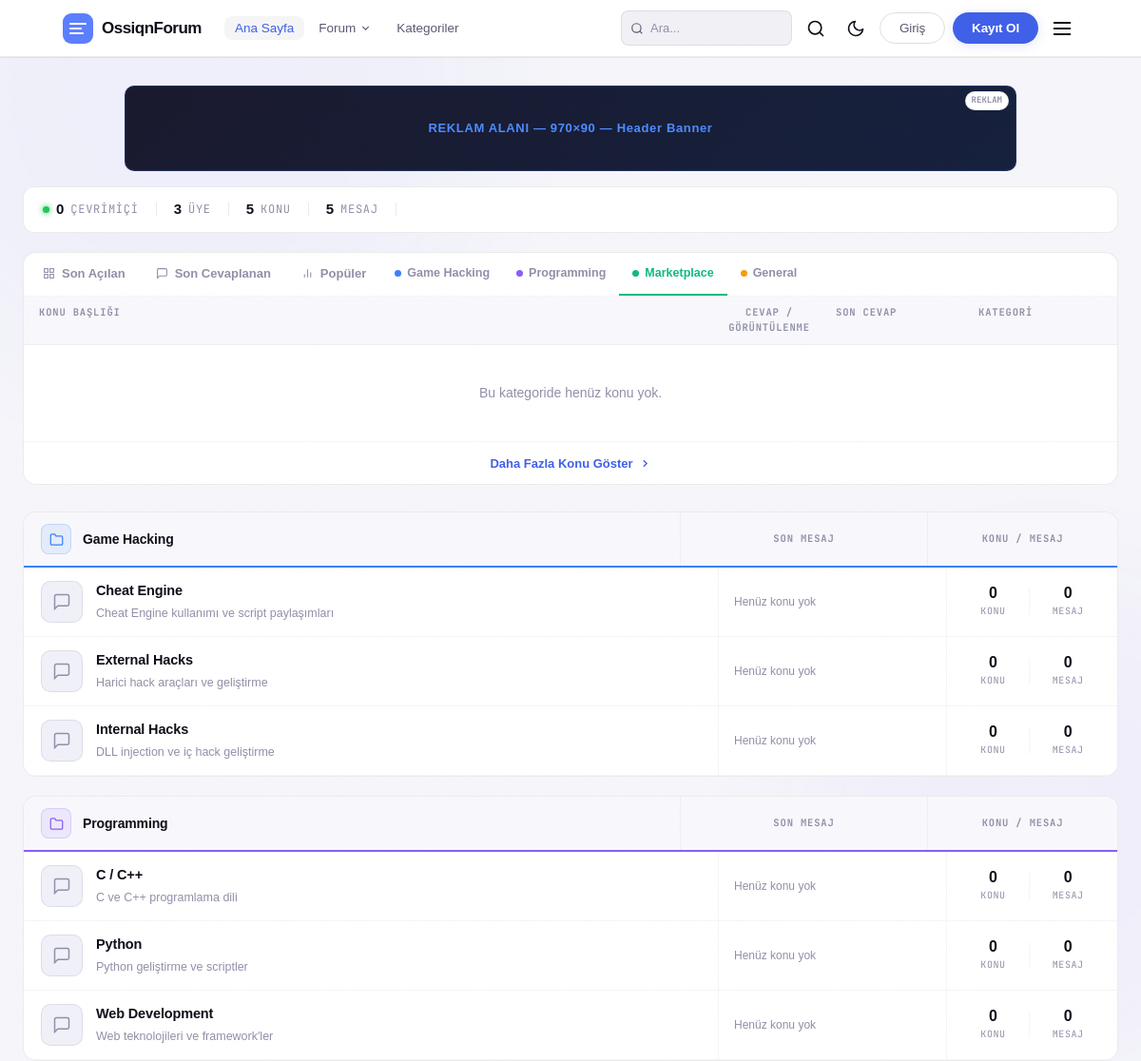
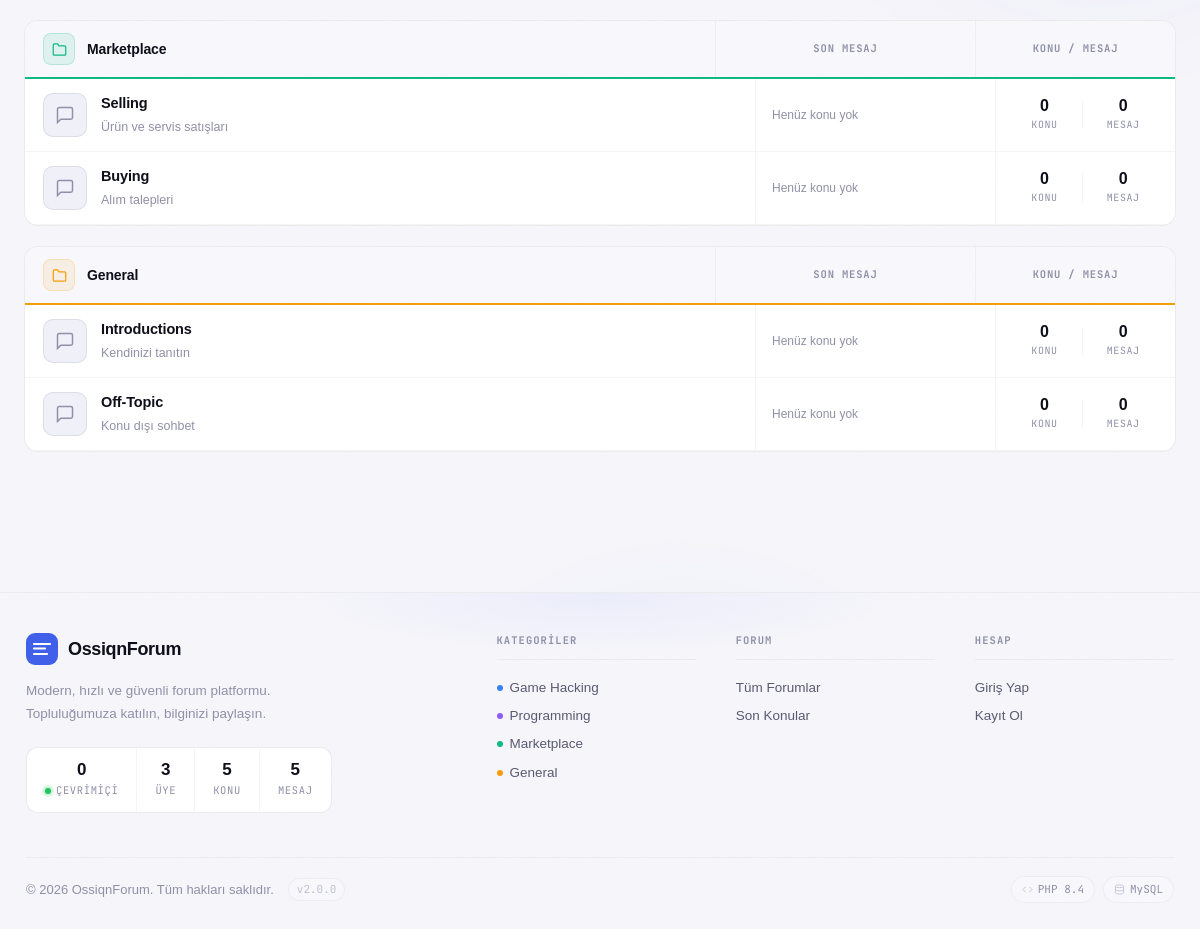
The page /?tab=cat-marketplace on the database its author committed (2 pictures, top to bottom).
### tables this page shows
CREATE TABLE IF NOT EXISTS `advertisements` (
  `id` int(11) NOT NULL AUTO_INCREMENT,
  `title` varchar(255) NOT NULL,
  `position` varchar(50) NOT NULL,
  `type` enum('code','image','text') NOT NULL DEFAULT 'code',
  `image_url` varchar(255) DEFAULT NULL,
  `link_url` varchar(255) DEFAULT NULL,
  `html_code` text DEFAULT NULL,
  `alt_text` varchar(255) DEFAULT NULL,
  `starts_at` datetime DEFAULT NULL,
  `ends_at` datetime DEFAULT NULL,
  `is_active` tinyint(1) NOT NULL DEFAULT 1,
  `created_by` int(11) NOT NULL,
  `created_at` timestamp NULL DEFAULT current_timestamp(),
  PRIMARY KEY (`id`)
);

CREATE TABLE categories (
    id INT AUTO_INCREMENT PRIMARY KEY,
    name VARCHAR(100) NOT NULL,
    slug VARCHAR(100) UNIQUE NOT NULL,
    description TEXT DEFAULT NULL,
    icon VARCHAR(50) DEFAULT 'folder',
    color VARCHAR(20) DEFAULT '#3b82f6',
    display_order INT DEFAULT 0,
    is_active TINYINT(1) DEFAULT 1,
    created_at TIMESTAMP DEFAULT CURRENT_TIMESTAMP
);

CREATE TABLE forums (
    id INT AUTO_INCREMENT PRIMARY KEY,
    category_id INT NOT NULL,
    name VARCHAR(100) NOT NULL,
    slug VARCHAR(100) UNIQUE NOT NULL,
    description TEXT DEFAULT NULL,
    display_order INT DEFAULT 0,
    thread_count INT DEFAULT 0,
    post_count INT DEFAULT 0,
    last_post_id INT DEFAULT NULL,
    is_active TINYINT(1) DEFAULT 1,
    created_at TIMESTAMP DEFAULT CURRENT_TIMESTAMP,
    FOREIGN KEY (category_id) REFERENCES categories(id) ON DELETE CASCADE
);

### index.php (the view, shortened to what the rows shown need)
<?php
require_once 'includes/header.php';
$categories = getCategories();
?>
<div style="max-width:1180px;margin:0 auto;padding:16px 14px 40px">
<div style="background:var(--bg-surface);border:1px solid var(--border-1);border-radius:14px;overflow:hidden;margin-bottom:28px">
    <div style="display:flex;align-items:center;border-bottom:1px solid var(--border-0);padding:0 4px;overflow-x:auto;scrollbar-width:none">
        <?php
        $tabs = [
            ['son-acilan',    'Son Açılan',    '<rect x="3" y="3" width="7" height="7"/><rect x="14" y="3" width="7" height="7"/><rect x="14" y="14" width="7" height="7"/><rect x="3" y="14" width="7" height="7"/>'],
            ['son-cevaplanan','Son Cevaplanan','<path d="M21 15a2 2 0 0 1-2 2H7l-4 4V5a2 2 0 0 1 2-2h14a2 2 0 0 1 2 2z"/>'],
            ['populer',       'Popüler',       '<path d="M18 20V10M12 20V4M6 20v-6"/>'],
        ];
        $activeTab = $_GET['tab'] ?? 'son-acilan';
        foreach ($tabs as [$key,$label,$svg]):
        ?>
        <a href="?tab=<?= $key ?>" style="display:inline-flex;align-items:center;gap:7px;padding:12px 16px;font-size:13px;font-weight:600;font-family:'Satoshi',sans-serif;text-decoration:none;white-space:nowrap;border-bottom:2px solid <?= $activeTab===$key ? 'var(--accent)' : 'transparent' ?>;color:<?= $activeTab===$key ? 'var(--accent)' : 'var(--ink-3)' ?>;transition:color .15s">
            <svg width="13" height="13" viewBox="0 0 24 24" fill="none" stroke="currentColor" stroke-width="2"><?= $svg ?></svg>
            <?= $label ?>
        </a>
        <?php endforeach; ?>
        <?php foreach($categories as $cat): ?>
        <a href="?tab=cat-<?= $cat['slug'] ?>" style="display:inline-flex;align-items:center;gap:6px;padding:12px 14px;font-size:12.5px;font-weight:600;font-family:'Satoshi',sans-serif;text-decoration:none;white-space:nowrap;border-bottom:2px solid <?= $activeTab==='cat-'.$cat['slug'] ? $cat['color'] : 'transparent' ?>;color:<?= $activeTab==='cat-'.$cat['slug'] ? $cat['color'] : 'var(--ink-3)' ?>;transition:color .15s">
            <span style="width:7px;height:7px;border-radius:50%;background:<?= sanitize($cat['color']) ?>"></span>
            <?= sanitize($cat['name']) ?>
        </a>
        <?php endforeach; ?>
    </div>
</div>
<?php foreach ($categories as $cat):
    $catForums = getForumsByCategory($cat['id']);
?>
<div style="background:var(--bg-surface);border:1px solid var(--border-1);border-radius:14px;overflow:hidden;margin-bottom:20px">
    <div style="display:grid;grid-template-columns:1fr 260px 200px;background:var(--bg-raised);border-bottom:2px solid <?= sanitize($cat['color']) ?>;padding:0">
        <div style="display:flex;align-items:center;gap:12px;padding:12px 18px">
            <div style="width:32px;height:32px;border-radius:8px;background:<?= sanitize($cat['color']) ?>1a;border:1px solid <?= sanitize($cat['color']) ?>33;display:flex;align-items:center;justify-content:center;flex-shrink:0">
                <svg width="15" height="15" viewBox="0 0 24 24" fill="none" stroke="<?= sanitize($cat['color']) ?>" stroke-width="2"><path d="M22 19a2 2 0 0 1-2 2H4a2 2 0 0 1-2-2V5a2 2 0 0 1 2-2h5l2 3h9a2 2 0 0 1 2 2z"/></svg>
            </div>
            <a href="<?= SITE_URL ?>/forum.php?cat=<?= sanitize($cat['slug']) ?>" style="font-family:'Clash Display',sans-serif;font-size:14px;font-weight:700;color:var(--ink-0);text-decoration:none;letter-spacing:-.01em" onmouseover="this.style.color='<?= sanitize($cat['color']) ?>'" onmouseout="this.style.color='var(--ink-0)'"><?= sanitize($cat['name']) ?></a>
        </div>
        <div style="display:flex;align-items:center;justify-content:center;padding:12px 16px;border-left:1px solid var(--border-0)">
            <span style="font-size:10.5px;font-weight:700;text-transform:uppercase;letter-spacing:.08em;color:var(--ink-3);font-family:'JetBrains Mono',monospace">Son Mesaj</span>
        </div>
        <div style="display:flex;align-items:center;justify-content:center;gap:24px;padding:12px 16px;border-left:1px solid var(--border-0)">
            <span style="font-size:10.5px;font-weight:700;text-transform:uppercase;letter-spacing:.08em;color:var(--ink-3);font-family:'JetBrains Mono',monospace">Konu / Mesaj</span>
        </div>
    </div>
    <?php foreach ($catForums as $forum):
    ?>
    <div style="display:grid;grid-template-columns:1fr 240px 180px;border-bottom:1px solid var(--border-0)" class="forum-list-row">
        <div style="display:flex;align-items:flex-start;gap:14px;padding:14px 18px">
            <div style="width:44px;height:44px;border-radius:10px;background:var(--bg-elevated);border:1px solid var(--border-1);display:flex;align-items:center;justify-content:center;flex-shrink:0;color:var(--ink-3)">
                <svg width="20" height="20" viewBox="0 0 24 24" fill="none" stroke="currentColor" stroke-width="1.8"><path d="M21 15a2 2 0 0 1-2 2H7l-4 4V5a2 2 0 0 1 2-2h14a2 2 0 0 1 2 2z"/></svg>
            </div>
            <div style="flex:1;min-width:0">
                <div style="display:flex;align-items:center;gap:8px;flex-wrap:wrap">
                    <a href="<?= SITE_URL ?>/forum.php?forum=<?= sanitize($forum['slug']) ?>"
                       style="font-size:14.5px;font-weight:700;color:var(--ink-0);text-decoration:none;font-family:'Satoshi',sans-serif;letter-spacing:-.01em"
                       onmouseover="this.style.color='var(--accent)'" onmouseout="this.style.color='var(--ink-0)'"><?= sanitize($forum['name']) ?></a>
                </div>
                <?php if ($forum['description']): ?>
                <p style="font-size:12.5px;color:var(--ink-3);margin-top:3px;line-height:1.5"><?= sanitize($forum['description']) ?></p>
                <?php endif; ?>
            </div>
        </div>
        <div style="padding:14px 16px;border-left:1px solid var(--border-0);display:flex;align-items:center">
            <?php if ($forum['last_thread_title']): ?>
            <div style="min-width:0;width:100%">
                <a href="<?= SITE_URL ?>/thread.php?id=<?= (int)$forum['last_post_id'] ?>"
                   style="font-size:12.5px;font-weight:600;color:var(--ink-1);text-decoration:none;display:block;white-space:nowrap;overflow:hidden;text-overflow:ellipsis"
                   onmouseover="this.style.color='var(--accent)'" onmouseout="this.style.color='var(--ink-1)'"><?= sanitize($forum['last_thread_title']) ?></a>
                <div style="font-size:11.5px;color:var(--ink-3);margin-top:3px;font-family:'JetBrains Mono',monospace;display:flex;align-items:center;gap:6px">
                    <?php if ($forum['last_post_user']): ?>
                    <img src="<?= getAvatar(['avatar'=>$forum['last_post_avatar']??null,'username'=>$forum['last_post_user']]) ?>" alt=""
                         style="width:16px;height:16px;border-radius:50%;object-fit:cover">
                    <a href="<?= SITE_URL ?>/profile.php?u=<?= urlencode($forum['last_post_user']) ?>" style="color:var(--accent);text-decoration:none"><?= sanitize($forum['last_post_user']) ?></a>
                    <?php endif; ?>
                </div>
            </div>
            <?php else: ?>
            <span style="font-size:12px;color:var(--ink-3)">Henüz konu yok</span>
            <?php endif; ?>
        </div>
        <div style="padding:14px 16px;border-left:1px solid var(--border-0);display:flex;align-items:center;justify-content:center;gap:24px">
            <div style="text-align:center">
                <div style="font-family:'Clash Display',sans-serif;font-size:16px;font-weight:700;color:var(--ink-0);line-height:1"><?= formatNumber($forum['thread_count']) ?></div>
                <div style="font-size:10px;color:var(--ink-3);text-transform:uppercase;letter-spacing:.06em;font-family:'JetBrains Mono',monospace;margin-top:3px">Konu</div>
            </div>
            <div style="text-align:center">
                <div style="font-family:'Clash Display',sans-serif;font-size:16px;font-weight:700;color:var(--ink-0);line-height:1"><?= formatNumber($forum['post_count']) ?></div>
                <div style="font-size:10px;color:var(--ink-3);text-transform:uppercase;letter-spacing:.06em;font-family:'JetBrains Mono',monospace;margin-top:3px">Mesaj</div>
            </div>
        </div>
    </div>
    <?php endforeach; ?>
</div>
<?php endforeach; ?>
</div>
<?php require_once 'includes/footer.php'; ?>

### includes/header.php (shortened to what the rows shown need)
<?php
require_once __DIR__ . '/../includes/functions.php';
$categories = getCategories();
$userTheme = getUserTheme();
?>
<!DOCTYPE html>
<html lang="tr" data-theme="<?= $userTheme ?>">
<head>
    <link href="https://api.fontshare.com/v2/css?f[]=clash-display@400,500,600,700&f[]=satoshi@400,500,600,700&display=swap" rel="stylesheet">
    <script src="https://cdn.tailwindcss.com"></script>
    <link rel="stylesheet" href="<?= SITE_URL ?>/assets/css/main.css">
</head>
<body>
<div id="app-wrapper">
<div style="padding-top:75px">
<?php
$headerAd = null;
try {
    $headerAd = db()->fetchOne("SELECT * FROM advertisements WHERE position = 'header_banner' AND is_active = 1 AND (starts_at IS NULL OR starts_at <= NOW()) AND (ends_at IS NULL OR ends_at >= NOW()) ORDER BY id DESC LIMIT 1");
} catch(Exception $e) {}
if ($headerAd):
    $adHtml = '';
    if ($headerAd['type'] === 'image' && !empty($headerAd['image_url'])) {
        $link = !empty($headerAd['link_url']) ? sanitize($headerAd['link_url']) : '#';
        $adHtml = '<a href="'.$link.'" target="_blank" rel="nofollow"><img src="'.sanitize($headerAd['image_url']).'" style="width:100%;border-radius:10px;display:block;" alt="Reklam"></a>';
    } else {
        $adHtml = $headerAd['html_code'];
    }
?>
<div style="max-width:970px;margin:0 auto;padding:15px 16px 0">
    <div style="position:relative">
        <span style="position:absolute;top:6px;right:8px;background:var(--bg-surface);color:var(--ink-3);font-size:9px;font-weight:700;font-family:'JetBrains Mono',monospace;padding:2px 6px;border-radius:999px;border:1px solid var(--border-1);z-index:10;pointer-events:none;">REKLAM</span>
        <?= $adHtml ?>
    </div>
</div>
<?php endif; ?>

### includes/footer.php (shortened to what the rows shown need)
<?php
$fCats  = getCategories();
?>
</div>
<footer style="position:relative;margin-top:80px;border-top:1px solid var(--border-0);background:var(--bg-canvas);overflow:hidden">
    <div style="max-width:1180px;margin:0 auto;padding:40px 16px 0">
        <div style="display:grid;grid-template-columns:minmax(0,1.2fr) minmax(0,2fr);gap:64px;padding-bottom:44px;border-bottom:1px solid var(--border-0)">
            <div style="display:grid;grid-template-columns:repeat(3,1fr);gap:40px">
                <div>
                    <div style="font-family:'JetBrains Mono',monospace;font-size:10.5px;font-weight:700;text-transform:uppercase;letter-spacing:.1em;color:var(--ink-3);margin-bottom:14px;padding-bottom:10px;border-bottom:1px solid var(--border-0)">Kategoriler</div>
                    <?php foreach ($fCats as $cat): ?>
                    <a href="<?= SITE_URL ?>/forum.php?cat=<?= sanitize($cat['slug']) ?>" style="display:flex;align-items:center;gap:7px;font-size:13.5px;color:var(--ink-2);text-decoration:none;padding:4px 0;font-weight:500;transition:color .15s" onmouseover="this.style.color='var(--ink-0)';this.style.transform='translateX(3px)'" onmouseout="this.style.color='var(--ink-2)';this.style.transform='translateX(0)'">
                        <span style="width:6px;height:6px;border-radius:50%;flex-shrink:0;background:<?= sanitize($cat['color']) ?>"></span>
                        <?= sanitize($cat['name']) ?>
                    </a>
                    <?php endforeach; ?>
                </div>
            </div>
        </div>
    </div>
</footer>
</div>
</body>
</html>

### rows shown on the page
advertisements: html_code "REKLAM ALANI — 970×90 — Header Banner"
categories: name "Game Hacking"
categories: name "Programming"
categories: name "Marketplace"
categories: name "General"
forums: name "Cheat Engine", description "Cheat Engine kullanımı ve script paylaşımları", thread_count "0", post_count "0"
forums: name "External Hacks", description "Harici hack araçları ve geliştirme", thread_count "0", post_count "0"
forums: name "Internal Hacks", description "DLL injection ve iç hack geliştirme", thread_count "0", post_count "0"
forums: name "C / C++", description "C ve C++ programlama dili", thread_count "0", post_count "0"
forums: name "Python", description "Python geliştirme ve scriptler", thread_count "0", post_count "0"
forums: name "Web Development", description "Web teknolojileri ve framework'ler", thread_count "0", post_count "0"
forums: name "Selling", description "Ürün ve servis satışları", thread_count "0", post_count "0"
forums: name "Buying", description "Alım talepleri", thread_count "0", post_count "0"
forums: name "Introductions", description "Kendinizi tanıtın", thread_count "0", post_count "0"
forums: name "Off-Topic", description "Konu dışı sohbet", thread_count "0", post_count "0"

### other values the page prints
SITE_NAME "OssiqnForum"
formatNumber($v) "0"
$l "ÇEVRIMIÇI"
formatNumber($v) "3"
$l "ÜYE"
formatNumber($v) "5"
$l "KONU"
$l "MESAJ"
$label "Son Açılan"
$label "Son Cevaplanan"
$label "Popüler"
formatNumber($val) "0"
$lbl "ÇEVRIMIÇI"
formatNumber($val) "3"
$lbl "ÜYE"
